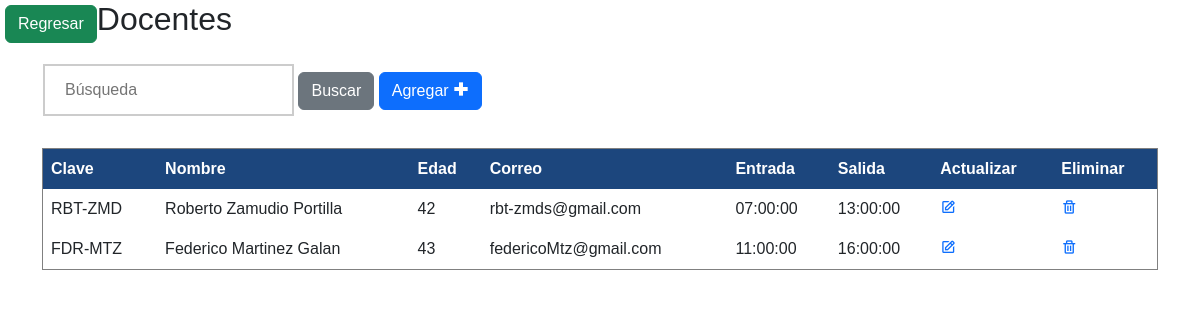
Screenshot of /tablaDocente.php with the database file from the repository.
### tables this page shows
CREATE TABLE IF NOT EXISTS `docentes` (
  `clave_docente` varchar(10) NOT NULL,
  `nombre` text NOT NULL,
  `edad` int NOT NULL,
  `correo` varchar(24) NOT NULL,
  `hora_entrada` time NOT NULL,
  `hora_salida` time NOT NULL,
  PRIMARY KEY (`clave_docente`)
);

### config.php (called while the page is built, shortened)
<?php
$basededatos = "baseaulas";
?>

### tablaDocente.php (the view, shortened to what this page needs)
<?php
if (isset($_POST['search'])) {
    $valueToSearh = $_POST['valueToSearh'];
    $query = "SELECT * FROM docentes WHERE nombre LIKE '%" . $valueToSearh . "%' OR clave_docente LIKE '%" . $valueToSearh . "%'";
    $result = filterRecord($query);
} else {
    $query = "SELECT *FROM docentes";
    $result = filterRecord($query);
}
function filterRecord($query)
{
    include("config.php");
    $filter_result = mysqli_query($mysqli, $query);
    return $filter_result;
}
?>
<!DOCTYPE html>
<html lang="en">
<head>
    <link href='https://unpkg.com/boxicons@2.1.4/css/boxicons.min.css' rel='stylesheet'>
    <link href="https://cdn.jsdelivr.net/npm/bootstrap@5.2.3/dist/css/bootstrap.min.css" rel="stylesheet">
    <link href="../estilos/edificiosEstilos.css" rel="stylesheet">
</head>
<body>
    <div class="regresa">
        <a href="../administrador.php" class="btn btn-success">Regresar</a>
    </div>
    <div class="container">
        <h2>Docentes</h2>
        <form action="" method="POST">
            <input type="search" name="valueToSearh" placeholder="Búsqueda">
            <button type="submit" class="btn btn-secondary" name="search">Buscar</button>
            <a href="../docentes/add.php" class="btn btn-primary" role="button">Agregar <i class='bx bx-plus-medical'></i></a>
        </form>
        <br />
        <?php
        echo "<table border='1'>
        <tr>
        <th>Clave</th>
        <th>Nombre</th>
        <th>Edad</th>
        <th>Correo</th>
        <th>Entrada</th>
        <th>Salida</th>
        <th>Actualizar</th>
        <th>Eliminar</th>
        </tr>";
        while ($row = mysqli_fetch_array($result)) {
            echo "<tr>";
            echo "<td>" . $row['clave_docente'] . "</td>";
            echo "<td>" . $row['nombre'] . "</td>";
            echo "<td>" . $row['edad'] . "</td>";
            echo "<td>" . $row['correo'] . "</td>";
            echo "<td>" . $row['hora_entrada'] . "</td>";
            echo "<td>" . $row['hora_salida'] . "</td>";
            echo "<td><a href='update.php?id=" . $row['clave_docente'] . "'> <i class='bx bx-edit'> </i></a></td>";
            echo "<td><a href='delete.php?id=" . $row['clave_docente'] . "'> <i class='bx bx-trash'> </i> </a></td>";
            echo "</tr>";
        }
        echo "</table>";
        ?>
</body>
</html>

### edificiosEstilos.css (style rules this page uses)
body { font-family: Verdana,sans-serif; margin:0 }
form { border: none; padding-top: 10px; padding-left: 1px; padding-right: 1px; }
input[type=search] { width: auto; padding: 12px 20px; margin: 8px 0; display: inline-block; border: 2px solid #ccc; box-sizing: border-box; }
button { background-color: #1C467D; color: white; padding: 14px 20px; margin: 8px 0; border: none; cursor: pointer; width: auto; }
table { border-collapse: collapse; width: 100%; }
th, td { text-align: left; padding: 8px; }
th { background-color: #1C467D; color: white; }

### tablaDocente.php (style rules this page uses)
.regresa { float: left; margin-top: 5px; margin-left: 5px; }

### rows the page displays
docentes: clave_docente "RBT-ZMD", nombre "Roberto Zamudio Portilla", edad "42", correo "rbt-zmds@gmail.com", hora_entrada "07:00:00", hora_salida "13:00:00"
docentes: clave_docente "FDR-MTZ", nombre "Federico Martinez Galan", edad "43", correo "federicoMtz@gmail.com", hora_entrada "11:00:00", hora_salida "16:00:00"
